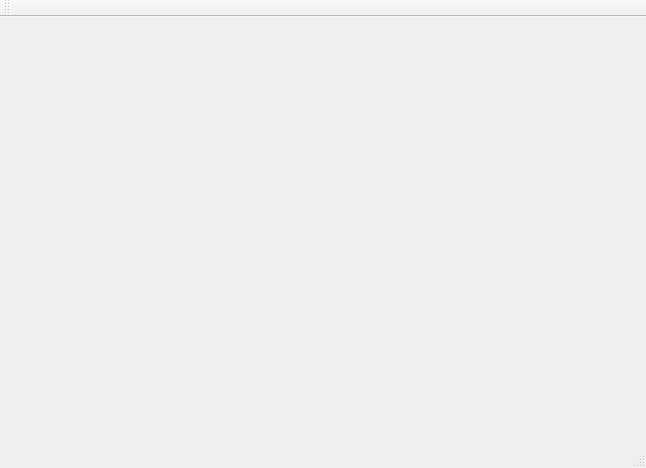
<?xml version="1.0" encoding="UTF-8"?>
<ui version="4.0">
 <class>MainWindow</class>
 <widget class="QMainWindow" name="MainWindow">
  <property name="geometry">
   <rect>
    <x>0</x>
    <y>0</y>
    <width>646</width>
    <height>468</height>
   </rect>
  </property>
  <property name="windowTitle">
   <string>MainWindow</string>
  </property>
  <widget class="QWidget" name="centralWidget"/>
  <widget class="QMenuBar" name="menuBar">
   <property name="geometry">
    <rect>
     <x>0</x>
     <y>0</y>
     <width>646</width>
     <height>21</height>
    </rect>
   </property>
  </widget>
  <widget class="QToolBar" name="mainToolBar">
   <attribute name="toolBarArea">
    <enum>TopToolBarArea</enum>
   </attribute>
   <attribute name="toolBarBreak">
    <bool>false</bool>
   </attribute>
  </widget>
  <widget class="QStatusBar" name="statusBar"/>
 </widget>
 <layoutdefault spacing="6" margin="11"/>
 <resources/>
 <connections/>
</ui>
